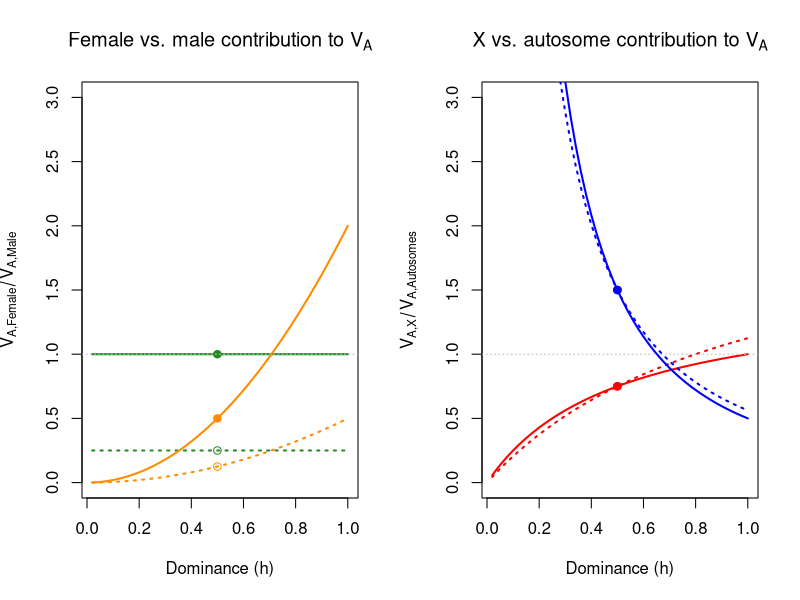
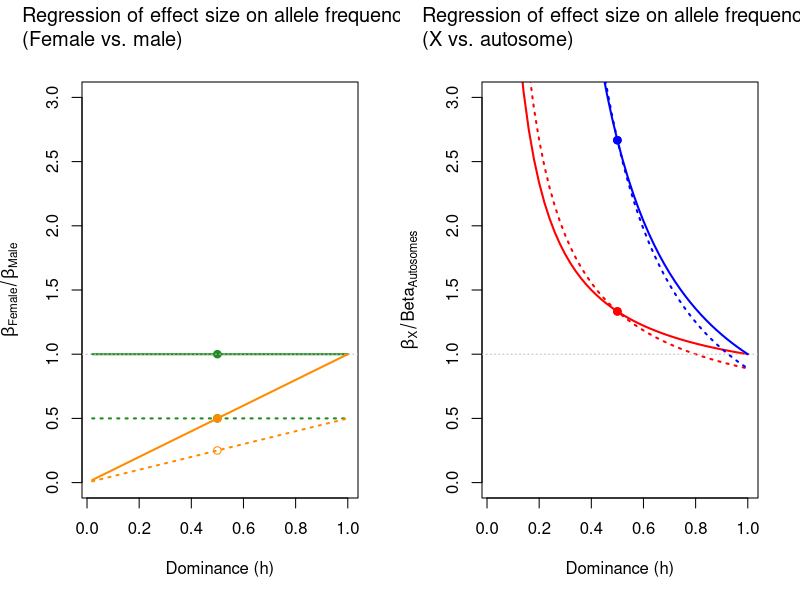

These figures' R source, in order:
##########################
## Box 1, Va plots
##########################

#r = sm/sf
F_over_M_fn_A <- function(h,r){
  (1/r)^2 }
F_over_M_fn_X <- function(h,r){
  2*h^2*(1/r)^2}
X_over_A_fn_F <- function(h,r){
  (3*h*(1+r)) / (2*(2*h+r)) }
X_over_A_fn_M <- function(h,r){
  (3*(1+r)) / (4*h*(2*h+(r))) }

va1a <- F_over_M_fn_A(rep(seq(0.02,1,by=0.02),2),c(rep(1,50),rep(2,50)))
va1b <- F_over_M_fn_X(rep(seq(0.02,1,by=0.02),2),c(rep(1,50),rep(2,50)))
va2a <- X_over_A_fn_F(rep(seq(0.02,1,by=0.02),2),c(rep(1,50),rep(2,50)))
va2b <- X_over_A_fn_M(rep(seq(0.02,1,by=0.02),2),c(rep(1,50),rep(2,50)))

par(mfrow=c(1,2))

#Autosomes, F/M
plot(rep(seq(0.02,1,by=0.02),2)[1:50],va1a[1:50],xlab="Dominance (h)",type="l",ylab=expression('V'["A,Female"] / 'V'["A,Male"]),ylim=c(0,3),col="forestgreen",lwd=2,main=expression('Female vs. male contribution to V'[A]))
points(0.5,F_over_M_fn_A(0.5,1),col="forestgreen",pch=19)
points(rep(seq(0.02,1,by=0.02),2)[51:100],va1a[51:100],type="l",col="forestgreen",lty=3,lwd=2)
points(0.5,F_over_M_fn_A(0.5,2),col="forestgreen")
abline(h=1,col="grey",lty=3)
#X, F/M
points(rep(seq(0.02,1,by=0.02),2)[1:50],va1b[1:50],type="l",ylim=c(0,3),col="darkorange",lwd=2)
points(0.5,F_over_M_fn_X(0.5,1),col="darkorange",pch=19)
points(rep(seq(0.02,1,by=0.02),2)[51:100],va1b[51:100],type="l",ylim=c(0,3),col="darkorange",lty=3,lwd=2)
points(0.5,F_over_M_fn_X(0.5,2),col="darkorange")

#Females, X/A
plot(rep(seq(0.02,1,by=0.02),2)[1:50],va2a[1:50],xlab="Dominance (h)",type="l",ylab=expression('V'["A,X"] / 'V'["A,Autosomes"]),ylim=c(0,3),col="red",lwd=2,main=expression('X vs. autosome contribution to V'[A]))
points(0.5,X_over_A_fn_F(0.5,1),col="red",pch=19)
points(rep(seq(0.02,1,by=0.02),2)[51:100],va2a[51:100],type="l",ylim=c(0,3),col="red",lty=3,lwd=2)
points(0.5,X_over_A_fn_F(0.5,2),col="red")
abline(h=1,col="grey",lty=3)
#Males, X/A
points(rep(seq(0.02,1,by=0.02),2)[1:50],va2b[1:50],xlab="h",type="l",ylim=c(0,3),col="blue",lwd=2)
points(0.5,X_over_A_fn_M(0.5,1),col="blue",pch=19)
points(rep(seq(0.02,1,by=0.02),2)[51:100],va2b[51:100],type="l",xlab="h",ylim=c(0,3),col="blue",lty=3,lwd=2)
points(0.5,X_over_A_fn_M(0.5,2),col="blue")


##########################
## Box 1, Regression of effect size on allele frequency plots
##########################

#r = sm/sf
beta_F_over_M_fn_A <- function(h,r){
  (1/r) }
beta_F_over_M_fn_X <- function(h,r){
  h*(1/r) }
beta_X_over_A_fn_F <- function(h,r){
  (2*(2*h+r)) / (3*h*(1+r)) }
beta_X_over_A_fn_M <- function(h,r){
  (2*(2*h+r)) / (3*h^2*(1+r)) }

reg1a <- beta_F_over_M_fn_A(rep(seq(0.02,1,by=0.02),2),c(rep(1,50),rep(2,50)))
reg1b <- beta_F_over_M_fn_X(rep(seq(0.02,1,by=0.02),2),c(rep(1,50),rep(2,50)))
reg2a <- beta_X_over_A_fn_F(rep(seq(0.02,1,by=0.02),2),c(rep(1,50),rep(2,50)))
reg2b <- beta_X_over_A_fn_M(rep(seq(0.02,1,by=0.02),2),c(rep(1,50),rep(2,50)))

par(mfrow=c(1,2))
#Autosomes, F/M
plot(rep(seq(0.02,1,by=0.02),2)[1:50],reg1a[1:50],xlab="Dominance (h)",type="l",ylab=expression(beta["Female"] / beta["Male"]),ylim=c(0,3),col="forestgreen",lwd=2,main=expression('Regression of effect size on allele frequency \n(Female vs. male)'))
points(0.5,beta_F_over_M_fn_A(0.5,1),col="forestgreen",pch=19)
points(rep(seq(0.02,1,by=0.02),2)[51:100],reg1a[51:100],type="l",col="forestgreen",lty=3,lwd=2)
points(0.5,beta_F_over_M_fn_A(0.5,2),col="forestgreen")
abline(h=1,col="grey",lty=3)
#X, F/M
points(rep(seq(0.02,1,by=0.02),2)[1:50],reg1b[1:50],type="l",ylim=c(0,3),col="darkorange",lwd=2)
points(0.5,beta_F_over_M_fn_X(0.5,1),col="darkorange",pch=19)
points(rep(seq(0.02,1,by=0.02),2)[51:100],reg1b[51:100],type="l",ylim=c(0,3),col="darkorange",lty=3,lwd=2)
points(0.5,beta_F_over_M_fn_X(0.5,2),col="darkorange")

#Females, X/A
plot(rep(seq(0.02,1,by=0.02),2)[1:50],reg2a[1:50],xlab="Dominance (h)",type="l",ylab=expression(beta["X"] / 'Beta'["Autosomes"]),ylim=c(0,3),col="red",lwd=2,main=expression('Regression of effect size on allele frequency \n(X vs. autosome)'))
points(0.5,beta_X_over_A_fn_F(0.5,1),col="red",pch=19)
points(rep(seq(0.02,1,by=0.02),2)[51:100],reg2a[51:100],type="l",ylim=c(0,3),col="red",lty=3,lwd=2)
points(0.5,beta_X_over_A_fn_F(0.5,2),col="red")
abline(h=1,col="grey",lty=3)
#Males, X/A
points(rep(seq(0.02,1,by=0.02),2)[1:50],reg2b[1:50],xlab="h",type="l",ylim=c(0,3),col="blue",lwd=2)
points(0.5,beta_X_over_A_fn_M(0.5,1),col="blue",pch=19)
points(rep(seq(0.02,1,by=0.02),2)[51:100],reg2b[51:100],type="l",xlab="h",ylim=c(0,3),col="blue",lty=3,lwd=2)
points(0.5,beta_X_over_A_fn_M(0.5,2),col="blue")
